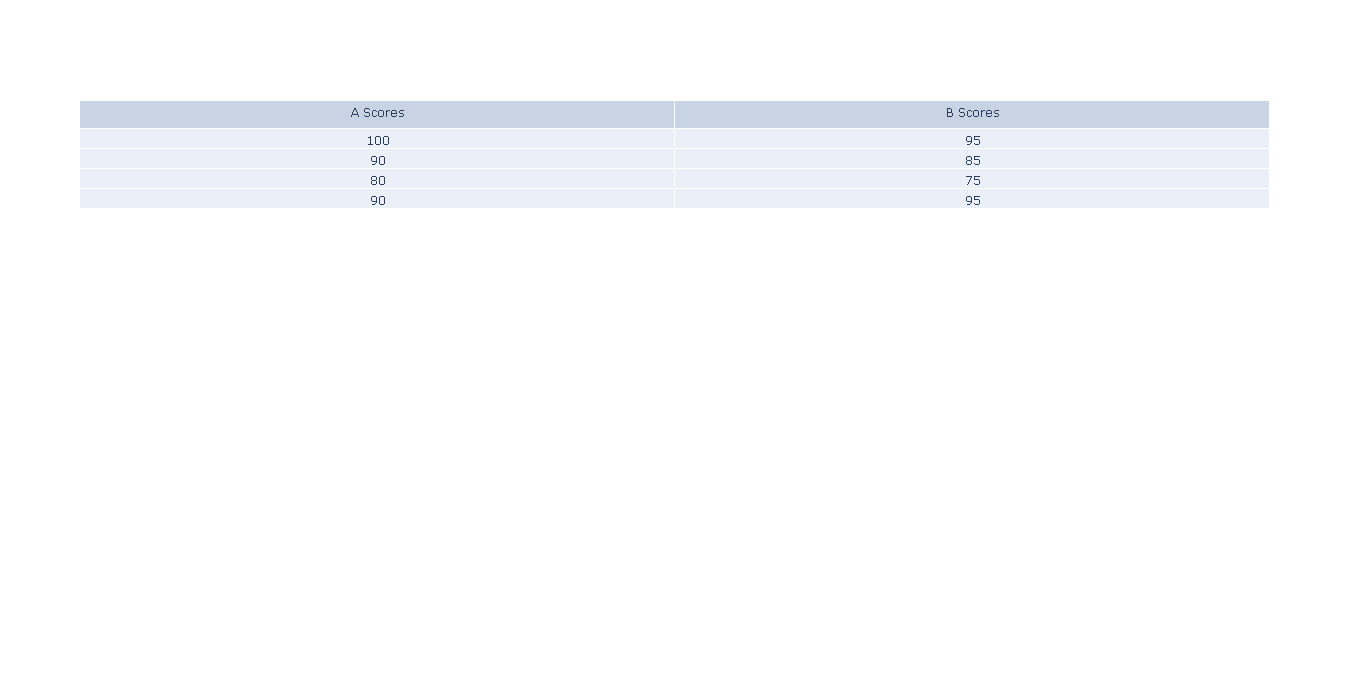

Python code for this plot:
import plotly.graph_objects as go # Biblioteca usada para criar gráficos

fig = go.Figure(data=[go.Table(header=dict(values=['A Scores', 'B Scores']), # Cria a tabela com cabeçalho de 2 colunas
                 cells=dict(values=[[100, 90, 80, 90], [95, 85, 75, 95]])) # Os valores apresentados,colunas separadas por [],[]...
                     ])
fig.show() # Plota o gráfico
